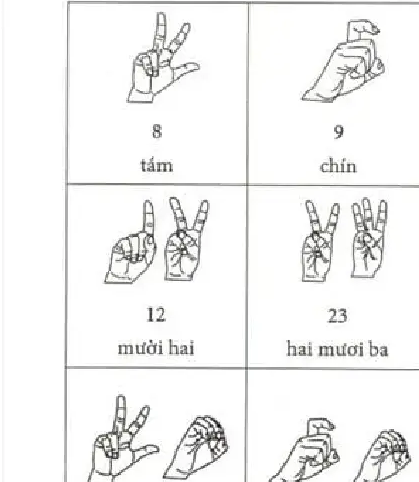
#> input picture pdf_extracted/cells/cell_p0077_1.png, 419 x 482 px
$ python -i smart_crop.py   (imports and definitions only)
#> lines starting #> are read from the running program, lines starting #| are printed output that depends on the picture; after the words box and inside, x2 and y2 are one past the last pixel; in counts of white or black regions, pixels touching at a corner belong together
#> further down, picture is the input picture: shape (482, 419, 3); mean B, G, R 242.4, 242.9, 242.9
"""
VSL PDF Extractor v5 - Reliable extraction using known page structure.

The VSL PDF has consistent layouts:
- Vocabulary pages: 2x2 grid with borders (4 signs per page)
- Some pages have 3x2 grid (6 signs - like days of week)
- Some pages have chapter headers taking top space
- Exercise/practice pages: text tables (no grid)

Strategy: Process ALL pages. For each page:
1. Save full page as reference image
2. Try contour detection with relaxed thresholds
3. If that fails, use fixed 2x2 split of the main content area
4. Manual page list for special layouts
"""
import cv2
import numpy as np
import os
import fitz
import json

INPUT_PDF = r'd:\VSL\vsl.pdf'
CELLS_DIR = r'd:\VSL\pdf_extracted\cells'
PAGES_DIR = r'd:\VSL\pdf_extracted\pages'

# [5 lines not run here, left out]

# Pages that contain vocabulary grids (manually verified from reading)
# Format: page_num -> number of expected cells (4=2x2, 6=3x2)
VOCAB_PAGES = {}
# Part 1: Alphabet & Numbers (pages ~75-101)
# [16 lines not run here, left out]
# Page 132 has 6 cells (3x2: thu 4,5,6,7, chu nhat, hom qua)
VOCAB_PAGES[132] = 6

# Chapter: Thuc vat (139-148)
# [18 lines not run here, left out]

# [9 lines left out: function get_page_img, not called in this run]

def detect_cells_relaxed(img):
    """Try to detect cells with very relaxed thresholds."""
    gray = cv2.cvtColor(img, cv2.COLOR_BGR2GRAY)
    h, w = gray.shape
#> h = 482; w = 419

    # Try multiple thresholds
    for thresh_val in [150, 170, 190]:
        _, binary = cv2.threshold(gray, thresh_val, 255, cv2.THRESH_BINARY_INV)

        # Shorter kernels for thin lines
        hk = cv2.getStructuringElement(cv2.MORPH_RECT, (w // 5, 1))
        horiz = cv2.morphologyEx(binary, cv2.MORPH_OPEN, hk)
        horiz = cv2.dilate(horiz, cv2.getStructuringElement(cv2.MORPH_RECT, (w // 3, 3)))

        vk = cv2.getStructuringElement(cv2.MORPH_RECT, (1, h // 8))
        vert = cv2.morphologyEx(binary, cv2.MORPH_OPEN, vk)
        vert = cv2.dilate(vert, cv2.getStructuringElement(cv2.MORPH_RECT, (3, h // 5)))

        grid = cv2.add(horiz, vert)
        grid = cv2.dilate(grid, np.ones((5, 5), np.uint8))

        contours, _ = cv2.findContours(grid, cv2.RETR_TREE, cv2.CHAIN_APPROX_SIMPLE)

        min_w, max_w = w * 0.2, w * 0.58
        min_h, max_h = h * 0.06, h * 0.52

        cells = []
        for cnt in contours:
            x, y, cw, ch = cv2.boundingRect(cnt)
            if min_w < cw < max_w and min_h < ch < max_h:
                cells.append((x, y, cw, ch))

        cells = remove_overlap(cells)
        if len(cells) >= 2:
            cells.sort(key=lambda c: (c[1], c[0]))
            return cells
#> this loop made 3 passes
#> pass 1, in detect_cells_relaxed, `_, binary = cv2.threshold(gray, thresh_val, 255, cv2.THRESH_BINARY_INV)`:
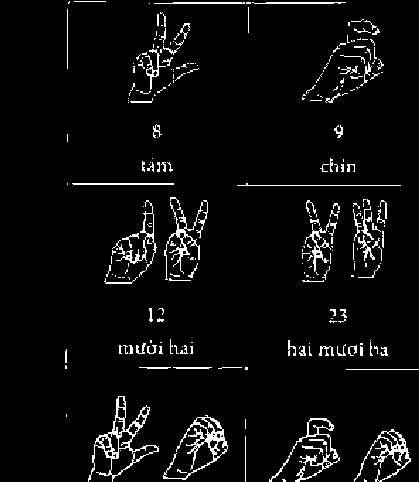
#> binary: shape (482, 419); 4.6% white in thin lines or dots, all inside (x1, y1, x2, y2) = (65, 1, 419, 482)
#> pass 1, in detect_cells_relaxed, `horiz = cv2.morphologyEx(binary, cv2.MORPH_OPEN, hk)`:
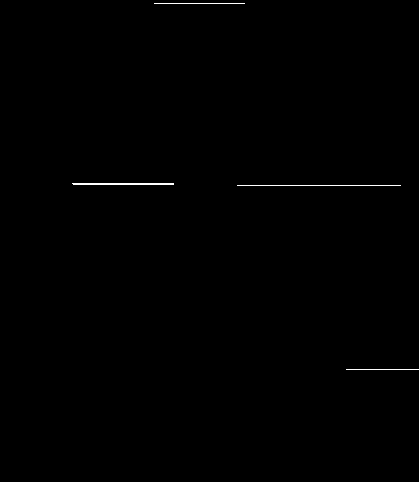
#> horiz: shape (482, 419); 0.26% white in thin lines or dots, all inside (x1, y1, x2, y2) = (72, 3, 419, 370)
#> pass 1, in detect_cells_relaxed, `horiz = cv2.dilate(horiz, cv2.getStructuringElement(cv2.MORPH_RECT, (w..`:
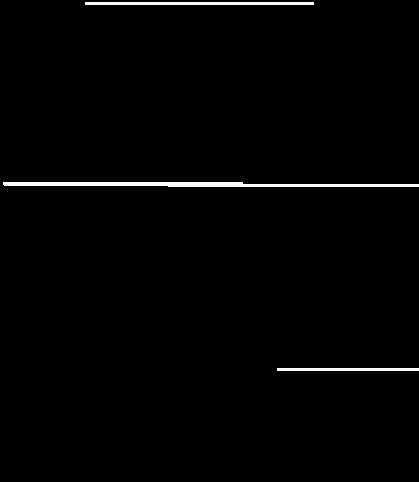
#> horiz: shape (482, 419); 1.3% white; 3 white regions, box (x1, y1, x2, y2) and area: (3, 182, 419, 187) 1562, (85, 2, 314, 5) 687, (277, 368, 419, 371) 426
#> pass 1, in detect_cells_relaxed, `vert = cv2.morphologyEx(binary, cv2.MORPH_OPEN, vk)`:
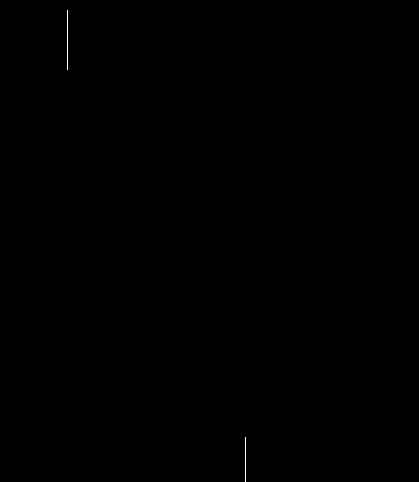
#> vert: shape (482, 419); 0.05% white in thin lines or dots, all inside (x1, y1, x2, y2) = (67, 10, 246, 482)
#> after the loop:
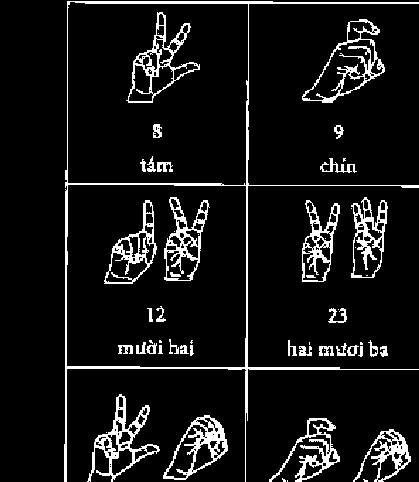
#> binary: shape (482, 419); 8.5% white; 56 white regions (19 under 20 px), largest, box (x1, y1, x2, y2) and area: (64, 1, 419, 482) 4126, (87, 394, 160, 482) 1413, (302, 19, 385, 103) 1205
#> after the loop:
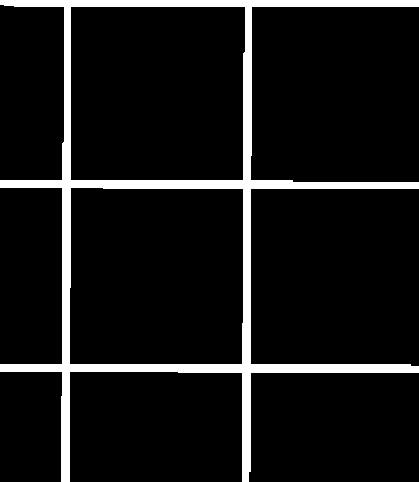
#> grid: shape (482, 419); 8.7% white; 1 white region, box (x1, y1, x2, y2) and area: (0, 0, 419, 482) 17512
#> after the loop:
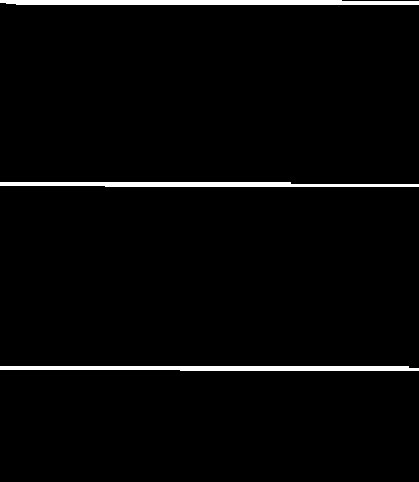
#> horiz: shape (482, 419); 2.8% white; 3 white regions, box (x1, y1, x2, y2) and area: (0, 0, 419, 5) 1996, (0, 366, 419, 371) 1895, (0, 182, 419, 187) 1734

    return []

# [64 lines left out: function fixed_split, not called in this run]

def remove_overlap(cells, thresh=0.4):
    if not cells:
        return []
    cells = sorted(cells, key=lambda c: c[2]*c[3], reverse=True)
    keep = []
    for cell in cells:
        x1, y1, w1, h1 = cell
        overlap = False
        for kc in keep:
            x2, y2, w2, h2 = kc
            ix = max(0, min(x1+w1, x2+w2) - max(x1, x2))
            iy = max(0, min(y1+h1, y2+h2) - max(y1, y2))
            inter = ix * iy
            smaller = min(w1*h1, w2*h2)
            if smaller > 0 and inter / smaller > thresh:
                overlap = True
                break
        if not overlap:
            keep.append(cell)
    return keep

# [72 lines left out: function main, not called in this run]

# [2 lines not run here, left out]

>>> import cv2
>>> picture = cv2.imread('../pdf_extracted/cells/cell_p0077_1.png')
>>> result = detect_cells_relaxed(picture)
#> result = [(70, 6, 176, 175), (69, 187, 175, 178)]

$ run again, on pdf_extracted/cells/cell_p0086_3.png
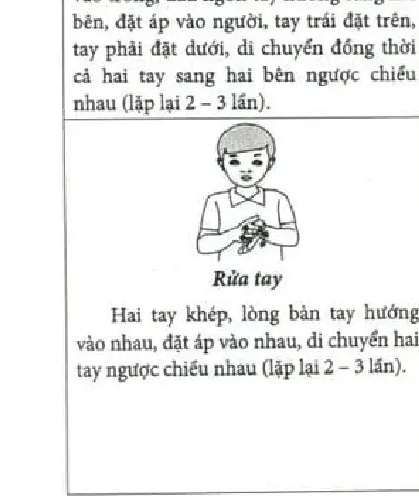
#> input picture pdf_extracted/cells/cell_p0086_3.png, 419 x 496 px
#> picture is the input picture: shape (496, 419, 3); mean B, G, R 239.8, 240.2, 239.9
#> the loop in detect_cells_relaxed, `for thresh_val in [150, 170, 190]:` made 3 passes
#> pass 1, in detect_cells_relaxed, `_, binary = cv2.threshold(gray, thresh_val, 255, cv2.THRESH_BINARY_INV)`:
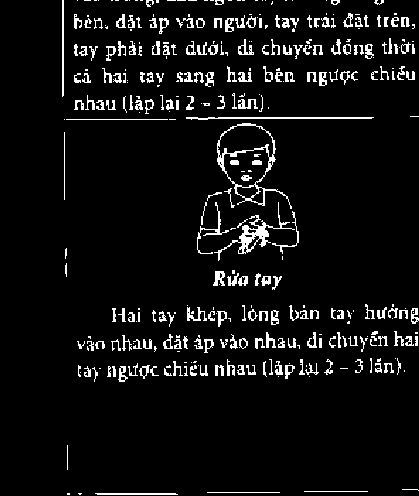
#> binary: shape (496, 419); 6.3% white in thin lines or dots, all inside (x1, y1, x2, y2) = (62, 0, 419, 495)
#> after the loop in detect_cells_relaxed, `for thresh_val in [150, 170, 190]:`:
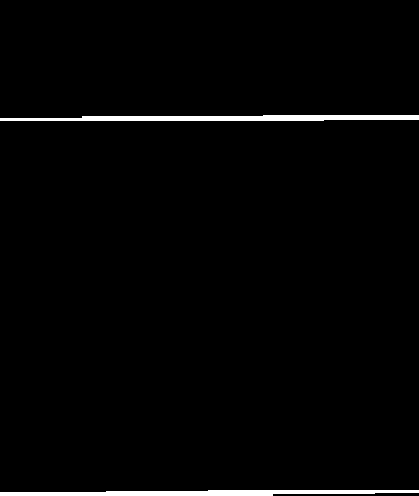
#> horiz: shape (496, 419); 1.9% white; 2 white regions, box (x1, y1, x2, y2) and area: (0, 115, 419, 121) 1992, (0, 490, 419, 496) 1864
#> result = []

$ run again, on pdf_extracted/cells/cell_p0087_3.png
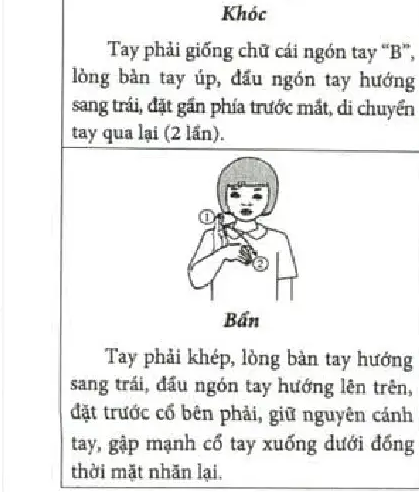
#> input picture pdf_extracted/cells/cell_p0087_3.png, 419 x 492 px
#> picture is the input picture: shape (492, 419, 3); mean B, G, R 236.5, 237.2, 237
#> the loop in detect_cells_relaxed, `for thresh_val in [150, 170, 190]:` made 3 passes
#> pass 1, in detect_cells_relaxed, `_, binary = cv2.threshold(gray, thresh_val, 255, cv2.THRESH_BINARY_INV)`:
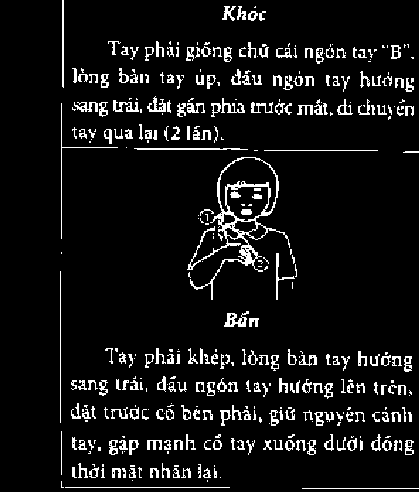
#> binary: shape (492, 419); 7.6% white in thin lines or dots, all inside (x1, y1, x2, y2) = (60, 0, 419, 489)
#> after the loop in detect_cells_relaxed, `for thresh_val in [150, 170, 190]:`:
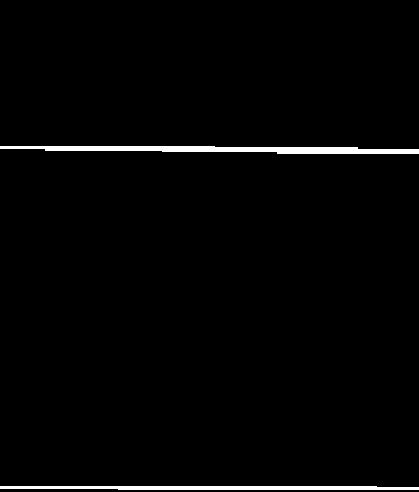
#> horiz: shape (492, 419); 1.8% white; 2 white regions, box (x1, y1, x2, y2) and area: (0, 146, 419, 154) 2220, (0, 486, 419, 490) 1516
#> result = []
